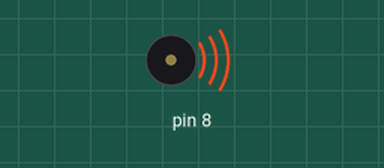
Recording of a sketch running on a simulated Arduino Uno, built with avr-gcc and run on an emulated ATmega328P. Parts: buzzer (waves = sounding).

Above: at 1.3 s.
At 14.5 s:
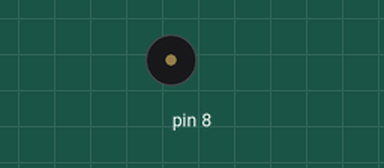
Timing chart, 0 to 14.8 s (numbered marks = the images above):
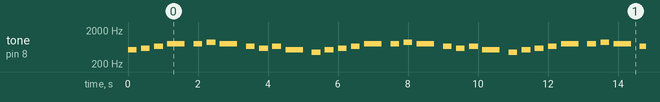

The sketch:

SongGenshinImpact.ino
```cpp
#define NOTE_C4  262
#define NOTE_D4  294
#define NOTE_E4  330
#define NOTE_F4  349
#define NOTE_G4  392
#define NOTE_A4  440
#define NOTE_B4  494
#define NOTE_C5  523
#define NOTE_D5  587
#define NOTE_E5  659
#define NOTE_F5  698
#define NOTE_G5  784
#define NOTE_A5  880
#define NOTE_B5  988
#define NOTE_C6  1047

int melody[] = {
  NOTE_C5, NOTE_D5, NOTE_E5, NOTE_G5, NOTE_G5, NOTE_A5, NOTE_G5,
  NOTE_E5, NOTE_D5, NOTE_E5, NOTE_C5, NOTE_A4, NOTE_C5,
  NOTE_D5, NOTE_E5, NOTE_G5, NOTE_G5, NOTE_A5, NOTE_G5,
  NOTE_E5, NOTE_D5, NOTE_E5, NOTE_C5, NOTE_A4, NOTE_C5,
  NOTE_D5, NOTE_E5, NOTE_G5, NOTE_G5, NOTE_A5, NOTE_G5,
  NOTE_E5, NOTE_D5, NOTE_E5, NOTE_C5, NOTE_A4, NOTE_C5,
  NOTE_D5, NOTE_E5, NOTE_C6, NOTE_C6, NOTE_B5, NOTE_A5,
  NOTE_G5, NOTE_E5, NOTE_G5, NOTE_A5, NOTE_G5, NOTE_E5,
  NOTE_D5, NOTE_E5, NOTE_C5, NOTE_A4, NOTE_C5
};

int noteDurations[] = {
  4, 4, 4, 2, 4, 4, 2,
  4, 4, 4, 2, 4, 4,
  4, 4, 2, 4, 4, 2,
  4, 4, 4, 2, 4, 4,
  4, 4, 2, 4, 4, 2,
  4, 4, 4, 2, 4, 4,
  4, 4, 4, 4, 4, 4,
  4, 4, 4, 4, 4, 4,
  4, 4, 4, 2, 4
};

void setup() {

}

void loop() {
  for (int i = 0; i < sizeof(melody) / sizeof(melody[0]); i++) {
    int noteDuration = 1000 / noteDurations[i];
    tone(8, melody[i], noteDuration);
    delay(noteDuration);
    noTone(8);
    delay(noteDuration / 2);
  }
}
```

Measured:
- by itself, tone on pin 8: plays 523 Hz for 0.25 s, 587 Hz for 0.25 s, 659 Hz for 0.25 s, 784 Hz for 0.50 s, 784 Hz for 0.25 s, 880 Hz for 0.25 s … (292 notes in this stretch)
